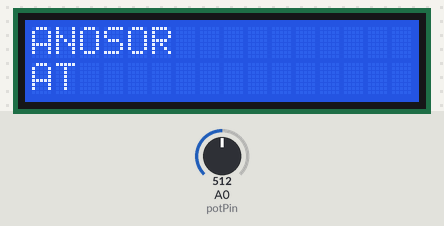
Bench run of a sketch on a simulated Arduino Uno, built with avr-gcc and run on an emulated ATmega328P. Shown: 16×2 character LCD. Inputs (shaded band) come from the test bench; at power-on: A0 (potPin) = 512.

Above: at 1.2 s.
1.3 s: A0 (potPin) set to 122
At 4.8 s:
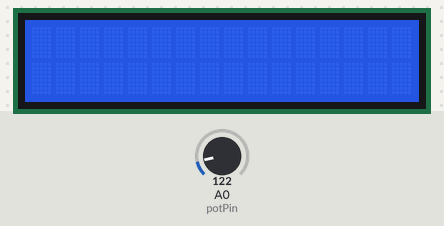
At 10.67 s:
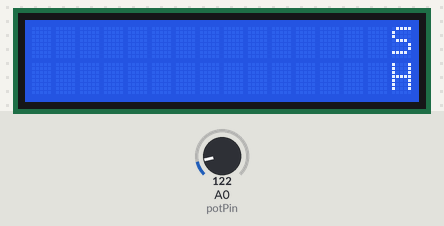

Measured:
- what the display in image 1 shows lasts 6.1 s, from 4.5 s to 10.6 s

The sketch:

runningtext2.ino
```cpp
#include <LiquidCrystal_I2C.h>
LiquidCrystal_I2C lcd(0x27,16,2);
int potPin = A0;

void setup() {
  lcd.init();
  lcd.setBacklight(HIGH);
  lcd.clear();
}

void loop(){
  int scrollSpeed = analogRead (potPin);
  scrollSpeed = map(scrollSpeed, 0, 1023, 100, 1000);

  lcd.setCursor(0,0);
  lcd.print ("SIMANOSOR");
  lcd.setCursor(0,1);
  lcd.print ("HEBAT");

  for(int i = 0; i<16; i++){
    lcd.scrollDisplayLeft();
    delay(scrollSpeed);
  }
}
```
